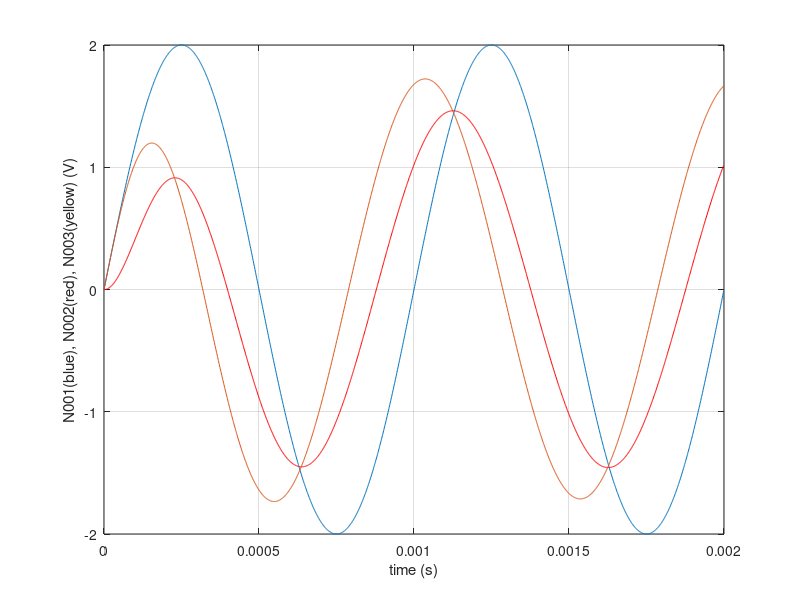
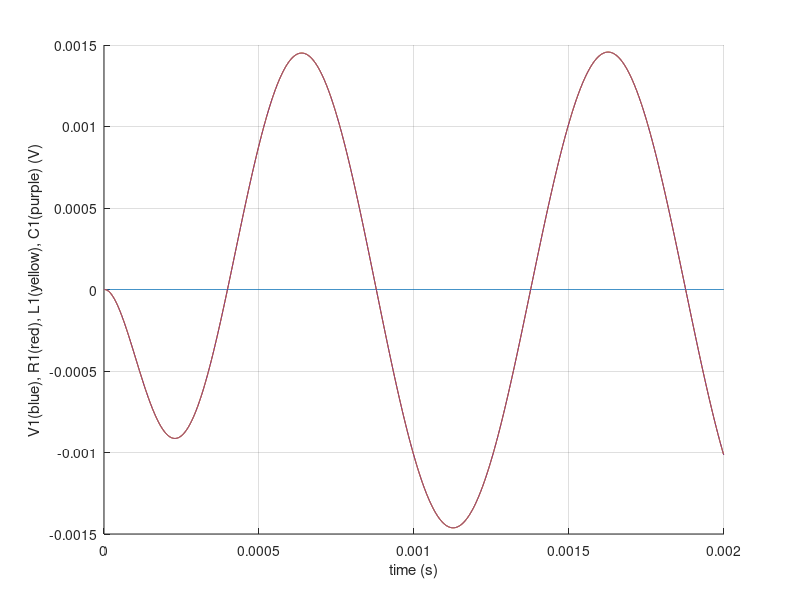

Write the MATLAB code that produced these figures, in order.

clear all;
close all;
clc;

data=load('sim2out_rlc.txt');
time = data(:,1);
n001 = data(:,2);
n002 = data(:,3);
n003 = data(:,4);

figure(1);clf;
plot(time, n001);
hold on;
plot(time, n002,'r');
plot(time, n003);
grid on;
xlabel('time (s)');
ylabel('N001(blue), N002(red), N003(yellow) (V)');
%xlim([0 1*10^(-2)]);


figure(2);clf;
hold on;

v1 = data(:,5);
r1 = data(:,6);
l1 = data(:,7);
c1 = data(:,8);

plot(time, v1);
plot(time, r1);
plot(time, l1);
plot(time, c1);
grid on;
xlabel('time (s)');
ylabel('V1(blue), R1(red), L1(yellow), C1(purple) (V)');

